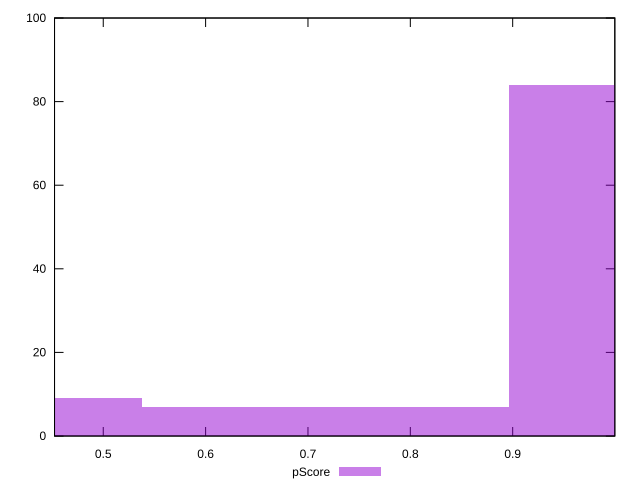

This chart was generated by the following gnuplot code:
reset

$pScore <<EOF
1.0756820550603594 84
0.3585606850201198 9
0.7171213700402396 7
EOF

set key outside below
set boxwidth 0.3585606850201198
set xrange [0.45240329440673865:0.9997834041016471]
set yrange [0:100]
set trange [0:100]
set style fill transparent solid 0.5 noborder
set terminal svg size 640, 490 enhanced background rgb 'white'
set output "reports/report_00027_2021-02-24T12-40-31.850Z/first-cpu-idle/samples/agenda/pScore/histogram.svg"

plot $pScore title "pScore" with boxes

reset
